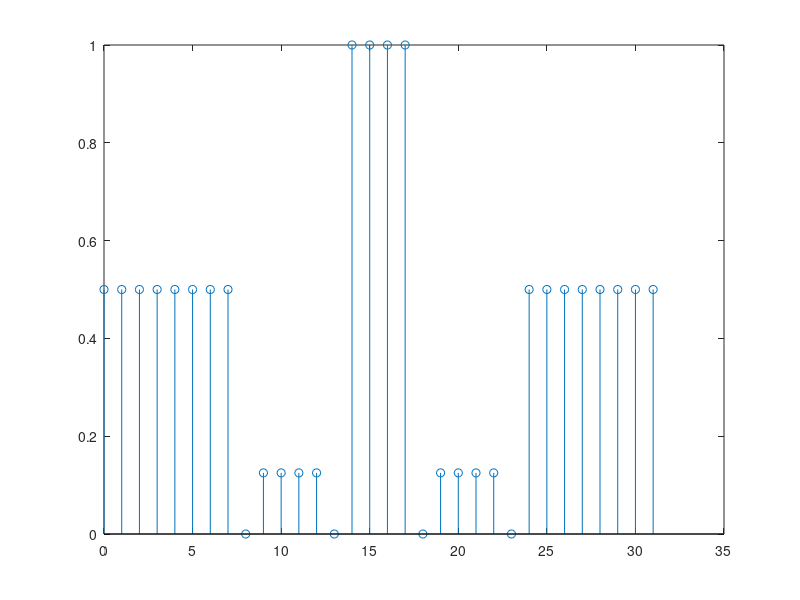
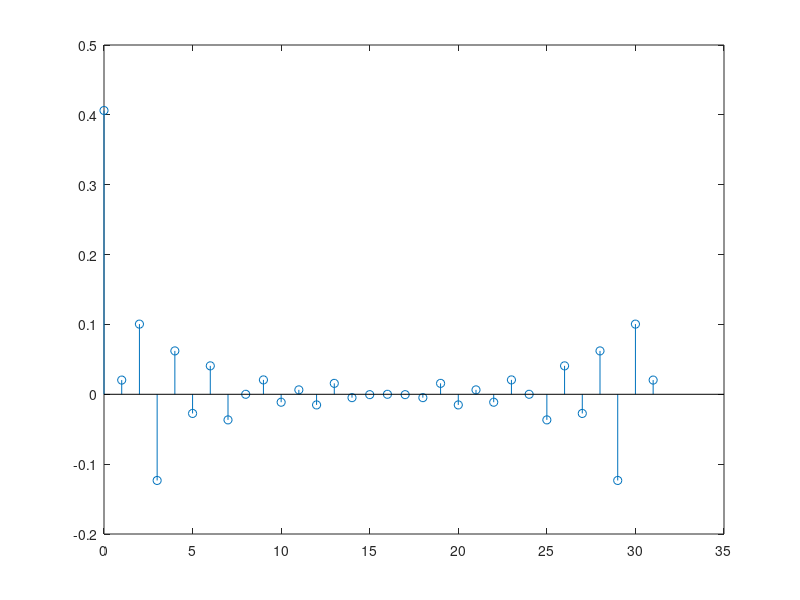
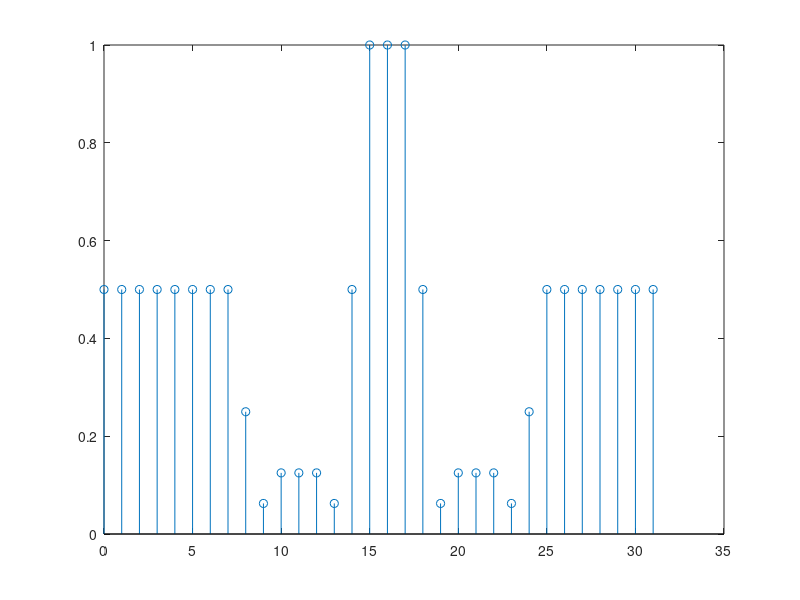

Reproduce these figures in MATLAB, in order. (Note: this script raises an error after producing the figures.)
% James Durtka
% EELE 465 - Computational Computer Architecture
% Final lab: generate coefficients for an order-24 FIR filter

%number of coefficients
N = 24;
beta = 2/N;
fs = 48000;
nn = [0:N-1];

%This chosen because of its proximity to the midrange and also because it
%results in a real, symmetric impulse response.
fb = 4000;

%coeffs = beta*cos((2*pi*fb*nn)/fs);
freq_domain = [0.5*ones(1,8) 0 0.125*ones(1,4) 0 ones(1,4) 0 0.125*ones(1,4) 0 0.5*ones(1,8)]
coeffs = real(ifft(freq_domain))

stem(0:length(freq_domain)-1, freq_domain)
figure
stem(0:length(coeffs)-1, coeffs)
figure
stem(0:length(coeffs)-1, real(fft(coeffs)))

%Convert all of these to fixed point and output as hexadecimal
for i = 1:N
    %Treat as a signed 24-bit word
    val = fi(coeffs(i), 1, 24, 22);
    disp(sprintf('coeff(%i) <= x"%s";', i-1, val.hex))
end